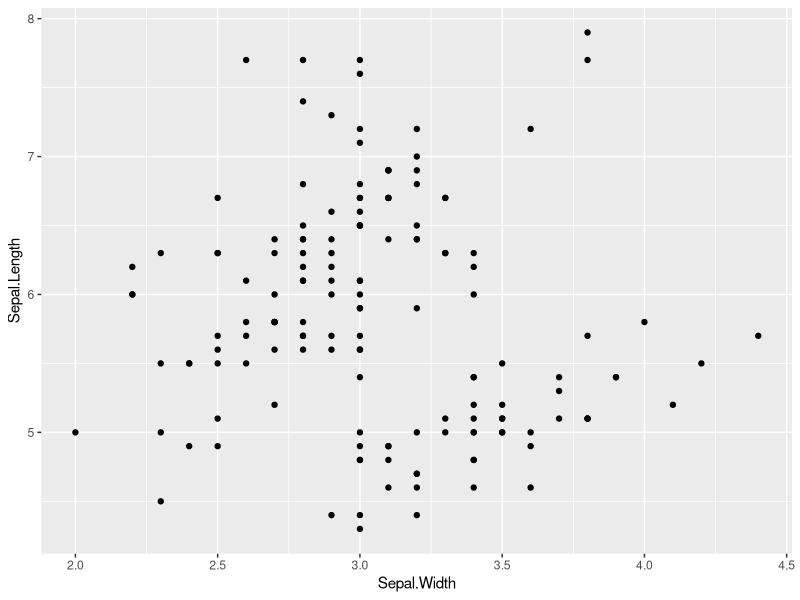
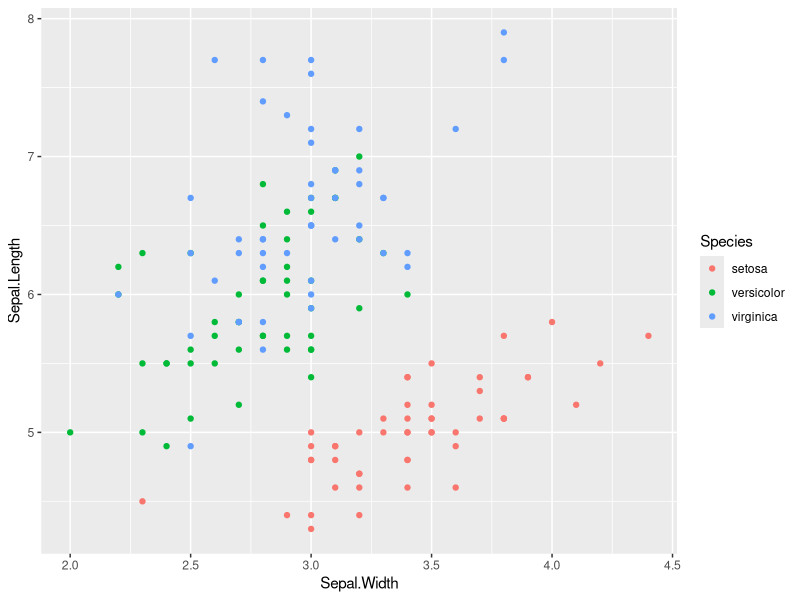

Write the R code that produced these figures, in order.
## ---- chunk 1
library(ggplot2)
library(knitr)
knitr::opts_chunk$set(echo = TRUE, fig.align = 'center', fig.width = 4, fig.height = 4)
## ---- chunk 2
knitr::include_graphics("https://ars.els-cdn.com/content/image/3-s2.0-B9780128147610000034-f03-01-9780128147610.jpg")
## ---- chunk 3
library(ggplot2)
data(iris)
## ---- chunk 4
ggplot(iris, aes(Sepal.Width, Sepal.Length)) + geom_point()
## ---- chunk 5
ggplot(iris, aes(Sepal.Width, Sepal.Length, color = Species)) + geom_point()
